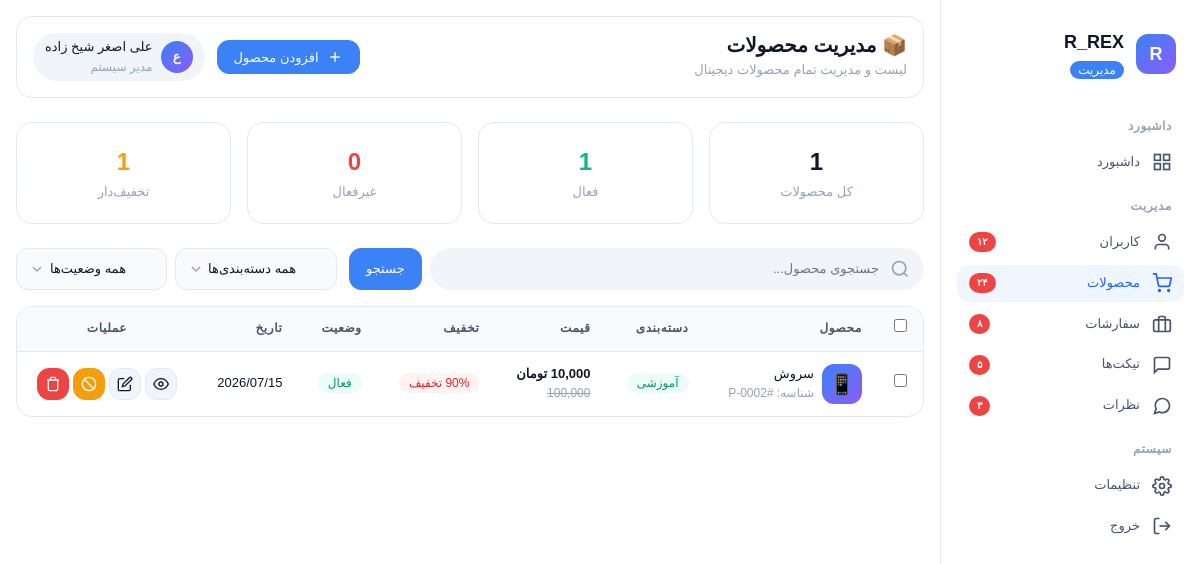
/admin/products.php (signed in), run on the app's committed database.
### tables this page shows
CREATE TABLE `products` (
  `id` int(11) NOT NULL,
  `title` varchar(255) NOT NULL,
  `category` varchar(100) DEFAULT 'متفرقه',
  `description` text DEFAULT NULL,
  `price` decimal(15,2) NOT NULL DEFAULT 0.00,
  `discount_price` decimal(15,2) DEFAULT 0.00,
  `image` varchar(255) DEFAULT NULL,
  `status` tinyint(1) DEFAULT 1,
  `created_at` timestamp NOT NULL DEFAULT current_timestamp(),
  `updated_at` timestamp NOT NULL DEFAULT current_timestamp() ON UPDATE current_timestamp()
);

### admin/products.php (the view, shortened to what this page needs)
<?php
require_once 'header.php';
require_once 'sidebar.php';
require_once '../auth/config.php';
$search = isset($_GET['search']) ? cleanInput($_GET['search']) : '';
$page = isset($_GET['page']) ? (int)$_GET['page'] : 1;
$per_page = 10;
$offset = ($page - 1) * $per_page;
function getStatusBadge($status) {
    if ($status == 1) {
        return '<span class="badge badge-success">فعال</span>';
    }
    return '<span class="badge badge-danger">غیرفعال</span>';
}
function getCategoryBadge($category) {
    $colors = [
        'قالب وب‌سایت' => 'badge-primary',
        'قالب اپلیکیشن' => 'badge-info',
        'طراحی UI/UX' => 'badge-purple',
        'ابزار توسعه' => 'badge-warning',
        'آموزشی' => 'badge-success',
        'گرافیک' => 'badge-pink'
    ];
    $color = $colors[$category] ?? 'badge-secondary';
    return '<span class="badge ' . $color . '">' . htmlspecialchars($category) . '</span>';
}
    ?>
    <?php
$sql = "SELECT * FROM products WHERE 1=1";
$sql .= " ORDER BY id DESC LIMIT $offset, $per_page";
$products_result = $conn->query($sql);
$total_products_all = 0;
$active_products = 0;
$inactive_products = 0;
$discount_products = 0;
$result = $conn->query("SELECT COUNT(*) as total FROM products");
if ($result) $total_products_all = $result->fetch_assoc()['total'] ?? 0;
$result = $conn->query("SELECT COUNT(*) as total FROM products WHERE status = 1");
if ($result) $active_products = $result->fetch_assoc()['total'] ?? 0;
$result = $conn->query("SELECT COUNT(*) as total FROM products WHERE status = 0");
if ($result) $inactive_products = $result->fetch_assoc()['total'] ?? 0;
$result = $conn->query("SELECT COUNT(*) as total FROM products WHERE discount_price IS NOT NULL AND discount_price > 0");
if ($result) $discount_products = $result->fetch_assoc()['total'] ?? 0;
?>
<div class="admin-content">
    <div class="admin-topbar">
        <div class="topbar-title">
            <h1>📦 مدیریت محصولات</h1>
            <p>لیست و مدیریت تمام محصولات دیجیتال</p>
        </div>
        <div class="topbar-actions">
            <button class="btn btn-primary btn-sm" onclick="openAddProductModal()">
                <svg width="16" height="16" viewBox="0 0 24 24" fill="none" stroke="currentColor" stroke-width="2">
                    <line x1="12" y1="5" x2="12" y2="19"/>
                    <line x1="5" y1="12" x2="19" y2="12"/>
                </svg>
                افزودن محصول
            </button>
            <div class="topbar-user">
                <div class="user-avatar"><?php echo $first_letter; ?></div>
                <div>
                    <div class="user-name"><?php echo htmlspecialchars($user_fullname); ?></div>
                    <div class="user-role">مدیر سیستم</div>
                </div>
            </div>
        </div>
    </div>
    <div style="display: grid; grid-template-columns: repeat(4, 1fr); gap: var(--space-4); margin-bottom: var(--space-6);">
        <div class="stat-card" style="text-align:center;">
            <div style="font-size:var(--font-size-2xl);font-weight:var(--font-weight-bold);color:var(--text-primary);"><?php echo number_format($total_products_all); ?></div>
            <div style="font-size:var(--font-size-sm);color:var(--text-tertiary);">کل محصولات</div>
        </div>
        <div class="stat-card" style="text-align:center;">
            <div style="font-size:var(--font-size-2xl);font-weight:var(--font-weight-bold);color:var(--color-success-500);"><?php echo number_format($active_products); ?></div>
            <div style="font-size:var(--font-size-sm);color:var(--text-tertiary);">فعال</div>
        </div>
        <div class="stat-card" style="text-align:center;">
            <div style="font-size:var(--font-size-2xl);font-weight:var(--font-weight-bold);color:var(--color-danger-500);"><?php echo number_format($inactive_products); ?></div>
            <div style="font-size:var(--font-size-sm);color:var(--text-tertiary);">غیرفعال</div>
        </div>
        <div class="stat-card" style="text-align:center;">
            <div style="font-size:var(--font-size-2xl);font-weight:var(--font-weight-bold);color:var(--color-warning-500);"><?php echo number_format($discount_products); ?></div>
            <div style="font-size:var(--font-size-sm);color:var(--text-tertiary);">تخفیف‌دار</div>
        </div>
    </div>
    <div style="display:flex; gap:var(--space-3); margin-bottom:var(--space-4); flex-wrap:wrap; align-items:center;">
        <div style="flex:1; min-width:200px;">
            <form method="GET" style="display:flex; gap:var(--space-2);">
                <div class="search-bar" style="flex:1;">
                    <input type="text" name="search" class="search-input" placeholder="جستجوی محصول..." value="<?php echo htmlspecialchars($search); ?>">
                </div>
                <button type="submit" class="btn btn-primary btn-sm">جستجو</button>
            </form>
        </div>
        <form method="GET" style="display:flex; gap:var(--space-2); flex-wrap:wrap;">
            <select name="category" class="form-select" style="width:auto;padding-left:2rem;" onchange="this.form.submit()">
                <option value="">همه دسته‌بندی‌ها</option>
            </select>
            <select name="status" class="form-select" style="width:auto;padding-left:2rem;" onchange="this.form.submit()">
                <option value="">همه وضعیت‌ها</option>
            </select>
        </form>
    </div>
    <div class="table-wrapper">
        <table class="table">
            <thead>
                <tr>
                    <th style="width:40px;">
                        <input type="checkbox" id="selectAll" onchange="toggleAllCheckboxes()">
                    </th>
                    <th>محصول</th>
                    <th>دسته‌بندی</th>
                    <th>قیمت</th>
                    <th>تخفیف</th>
                    <th>وضعیت</th>
                    <th>تاریخ</th>
                    <th style="text-align:center;">عملیات</th>
                </tr>
            </thead>
            <tbody>
                <?php if ($products_result && $products_result->num_rows > 0): ?>
                    <?php while ($product = $products_result->fetch_assoc()):
                        $image_emoji = ['📝','🎨','⚡','📊','🖼️','📱','💻','🎯','🔧','📚'][rand(0,9)];
                    ?>
                    <tr>
                        <td><input type="checkbox" class="product-checkbox" value="<?php echo $product['id']; ?>"></td>
                        <td>
                            <div style="display:flex; align-items:center; gap:var(--space-2);">
                                <div style="width:2.5rem;height:2.5rem;border-radius:var(--radius-lg);background:var(--gradient-brand);display:flex;align-items:center;justify-content:center;font-size:1.25rem;flex-shrink:0;">
                                    <?php echo $image_emoji; ?>
                                </div>
                                <div>
                                    <div style="font-weight:var(--font-weight-medium);color:var(--text-primary);">
                                        <?php echo htmlspecialchars($product['title']); ?>
                                    </div>
                                    <div style="font-size:var(--font-size-xs);color:var(--text-tertiary);">
                                        شناسه: #P-<?php echo str_pad($product['id'], 4, '0', STR_PAD_LEFT); ?>
                                    </div>
                                </div>
                            </div>
                        </td>
                        <td><?php echo getCategoryBadge($product['category'] ?? 'متفرقه'); ?></td>
                        <td>
                            <div style="font-weight:var(--font-weight-bold);color:var(--text-primary);">
                                <?php echo number_format($product['price']); ?> تومان
                            </div>
                            <?php if (!empty($product['discount_price']) && $product['discount_price'] > 0): ?>
                                <div style="font-size:var(--font-size-xs);color:var(--text-tertiary);text-decoration:line-through;">
                                    <?php echo number_format($product['discount_price']); ?>
                                </div>
                            <?php endif; ?>
                        </td>
                        <td>
                            <?php if (!empty($product['discount_price']) && $product['discount_price'] > 0):
                                $discount_percent = round((1 - ($product['price'] / $product['discount_price'])) * 100);
                            ?>
                                <span class="badge badge-danger"><?php echo $discount_percent; ?>% تخفیف</span>
                            <?php else: ?>
                                <span class="badge badge-neutral">بدون تخفیف</span>
                            <?php endif; ?>
                        </td>
                        <td><?php echo getStatusBadge($product['status']); ?></td>
                        <td><?php echo date('Y/m/d', strtotime($product['created_at'] ?? 'now')); ?></td>
                        <td style="text-align:center;">
                            <div style="display:flex; gap:var(--space-1); justify-content:center;">
                                <button class="btn btn-icon-only btn-sm btn-secondary" data-tooltip="مشاهده" onclick="viewProduct(<?php echo $product['id']; ?>)">
                                    <svg width="16" height="16" viewBox="0 0 24 24" fill="none" stroke="currentColor" stroke-width="2">
                                        <path d="M1 12s4-8 11-8 11 8 11 8-4 8-11 8-11-8-11-8z"/>
                                        <circle cx="12" cy="12" r="3"/>
                                    </svg>
                                </button>
                                <button class="btn btn-icon-only btn-sm btn-secondary" data-tooltip="ویرایش" onclick="editProduct(<?php echo $product['id']; ?>)">
                                    <svg width="16" height="16" viewBox="0 0 24 24" fill="none" stroke="currentColor" stroke-width="2">
                                        <path d="M11 4H4a2 2 0 00-2 2v14a2 2 0 002 2h14a2 2 0 002-2v-7"/>
                                        <path d="M18.5 2.5a2.121 2.121 0 013 3L12 15l-4 1 1-4 9.5-9.5z"/>
                                    </svg>
                                </button>
                                <?php if ($product['status'] == 1): ?>
                                    <button class="btn btn-icon-only btn-sm btn-warning" data-tooltip="غیرفعال کردن" onclick="toggleProductStatus(<?php echo $product['id']; ?>, 0)">
                                        <svg width="16" height="16" viewBox="0 0 24 24" fill="none" stroke="currentColor" stroke-width="2">
                                            <circle cx="12" cy="12" r="10"/>
                                            <line x1="4.93" y1="4.93" x2="19.07" y2="19.07"/>
                                        </svg>
                                    </button>
                                <?php endif; ?>
                                <button class="btn btn-icon-only btn-sm btn-danger" data-tooltip="حذف" onclick="deleteProduct(<?php echo $product['id']; ?>)">
                                    <svg width="16" height="16" viewBox="0 0 24 24" fill="none" stroke="currentColor" stroke-width="2">
                                        <polyline points="3 6 5 6 21 6"/>
                                        <path d="M19 6v14a2 2 0 01-2 2H7a2 2 0 01-2-2V6m3 0V4a2 2 0 012-2h4a2 2 0 012 2v2"/>
                                    </svg>
                                </button>
                            </div>
                        </td>
                    </tr>
                    <?php endwhile; ?>
                <?php endif; ?>
            </tbody>
        </table>
    </div>
</div>
</body>
</html>

### css/variables.css (style rules this page uses)
:root { --font-family: 'Vazirmatn', 'Tahoma', 'Arial', sans-serif; --font-size-xs: 0.75rem; --font-size-sm: 0.8125rem; --font-size-base: 0.9375rem; --font-size-md: 1rem; --font-size-lg: 1.125rem; --font-size-xl: 1.25rem; --font-size-2xl: 1.5rem; --font-size-3xl: 1.875rem; --font-size-4xl: 2.25rem; --font-size-5xl: 3rem; --font-weight-normal: 400; --font-weight-medium: 500; --font-weight-semibold: 600; --font-weight-bold: 700; --line-height-tight: 1.25; --line-height-normal: 1.6; --line-height-relaxed: 1.8; --space-0: 0; --space-1: 0.25rem; --space-2: 0.5rem; --space-3: 0.75rem; --space-4: 1rem; --space-5: 1.25rem; --space-6: 1.5rem; --space-8: 2rem; --space-10: 2.5rem; --space-12: 3rem; --space-16: 4rem; --space-20: 5rem; --space-24: 6rem; --radius-sm: 0.375rem; --radius-md: 0.5rem; --radius-lg: 0.75rem; --radius-xl: 1rem; --radius-2xl: 1.5rem; --radius-full: 9999px; --shadow-xs: 0 1px 2px rgba(0, 0, 0, 0.05); --shadow-sm: 0 1px 3px rgba(0, 0, 0, 0.1), 0 1px 2px rgba(0, 0, 0, 0.06); --shadow-md: 0 4px 6px -1px rgba(0, 0, 0, 0.1), 0 2px 4px -1px rgba(0, 0, 0, 0.06); --shadow-lg: 0 10px 15px -3px rgba(0, 0, 0, 0.1), 0 4px 6px -2px rgba(0, 0, 0, 0.05); --shadow-xl: 0 20px 25px -5px rgba(0, 0, 0, 0.1), 0 10px 10px -5px rgba(0, 0, 0, 0.04); --shadow-2xl: 0 25px 50px -12px rgba(0, 0, 0, 0.25); --transition-fast: 150ms cubic-bezier(0.4, 0, 0.2, 1); --transition-base: 200ms cubic-bezier(0.4, 0, 0.2, 1); --transition-slow: 300ms cubic-bezier(0.4, 0, 0.2, 1); --transition-spring: 500ms cubic-bezier(0.34, 1.56, 0.64, 1); --z-dropdown: 100; --z-sticky: 200; --z-fixed: 300; --z-overlay: 400; --z-modal: 500; --z-popover: 600; --z-toast: 700; --z-tooltip: 800; --navbar-height: 4rem; --sidebar-width: 16rem; --sidebar-collapsed-width: 4.5rem; --container-sm: 640px; --container-md: 768px; --container-lg: 1024px; --container-xl: 1280px; --container-2xl: 1440px; --accent-primary: #3b82f6; --accent-primary-hover: #2563eb; --accent-success: #10b981; --accent-warning: #f59e0b; --accent-danger: #ef4444; --accent-info: #06b6d4; --star-color: #f59e0b; }
[data-theme="arctic"] { --bg-primary: #ffffff; --bg-secondary: #f8fafc; --bg-tertiary: #f1f5f9; --bg-elevated: #ffffff; --bg-overlay: rgba(0, 0, 0, 0.5); --bg-input: #f8fafc; --bg-hover: #f1f5f9; --bg-active: #e2e8f0; --bg-brand: #eff6ff; --surface-card: #ffffff; --surface-card-hover: #f8fafc; --surface-sidebar: #ffffff; --surface-navbar: rgba(255, 255, 255, 0.85); --surface-modal: #ffffff; --surface-dropdown: #ffffff; --surface-tooltip: #1e293b; --surface-code: #f1f5f9; --text-primary: #0f172a; --text-secondary: #475569; --text-tertiary: #94a3b8; --text-inverse: #ffffff; --text-brand: #2563eb; --text-link: #2563eb; --text-link-hover: #1d4ed8; --text-on-accent: #ffffff; --text-muted: #94a3b8; --border-primary: #e2e8f0; --border-secondary: #f1f5f9; --border-focus: #3b82f6; --border-input: #e2e8f0; --border-card: #e2e8f0; --accent-50: #eff6ff; --accent-100: #dbeafe; --accent-200: #bfdbfe; --accent-300: #93c5fd; --accent-400: #60a5fa; --accent-500: #3b82f6; --accent-600: #2563eb; --accent-700: #1d4ed8; --accent-800: #1e40af; --accent-900: #1e3a8a; --color-success-50: #ecfdf5; --color-success-100: #d1fae5; --color-success-500: #10b981; --color-success-600: #059669; --color-success-700: #047857; --color-warning-50: #fffbeb; --color-warning-100: #fef3c7; --color-warning-500: #f59e0b; --color-warning-600: #d97706; --color-warning-700: #b45309; --color-danger-50: #fef2f2; --color-danger-100: #fee2e2; --color-danger-500: #ef4444; --color-danger-600: #dc2626; --color-danger-700: #b91c1c; --color-info-50: #ecfeff; --color-info-100: #cffafe; --color-info-500: #06b6d4; --color-info-600: #0891b2; --color-info-700: #0e7490; --gradient-brand: linear-gradient(135deg, #3b82f6, #8b5cf6); --gradient-surface: linear-gradient(180deg, #f8fafc, #ffffff); --gradient-card: linear-gradient(145deg, #ffffff, #f8fafc); --chart-1: #3b82f6; --chart-2: #8b5cf6; --chart-3: #10b981; --chart-4: #f59e0b; --chart-5: #ef4444; --chart-6: #06b6d4; --shadow-card: 0 1px 3px rgba(0, 0, 0, 0.08); --shadow-card-hover: 0 8px 25px rgba(0, 0, 0, 0.1); --shadow-navbar: 0 1px 3px rgba(0, 0, 0, 0.05); --shadow-dropdown: 0 10px 40px rgba(0, 0, 0, 0.12); --shadow-modal: 0 25px 50px rgba(0, 0, 0, 0.15); --scrollbar-track: #f1f5f9; --scrollbar-thumb: #cbd5e1; --scrollbar-thumb-hover: #94a3b8; color-scheme: light; }

### data on the page
products: image_emoji "📱", title "سروش", id "0002", category "آموزشی", price "10,000", discount_price "100,000", discount_percent "90", status "فعال", created_at "2026/07/15"

### other printed values
$first_letter "ع"
$user_fullname "علی اصغر شیخ زاده"
$total_products_all "1"
$active_products "1"
$inactive_products "0"
$discount_products "1"
